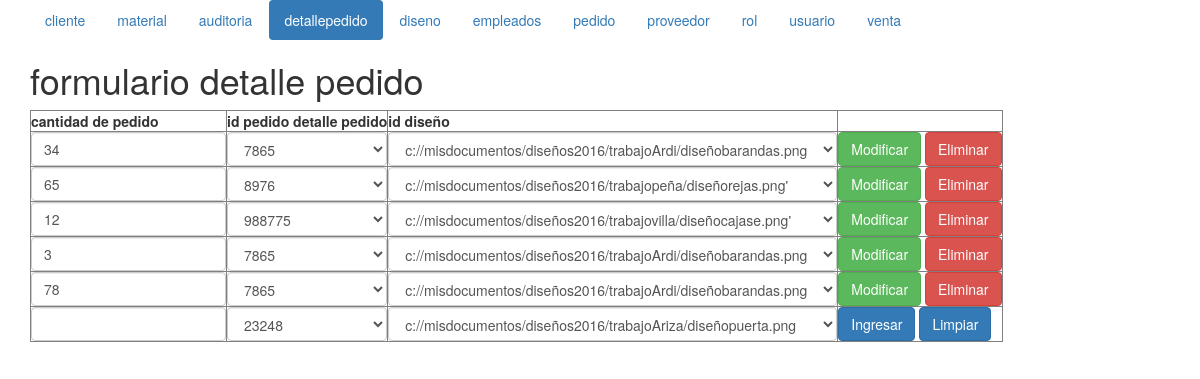
The page /formulariodetallepedido.php (signed in) on the database its author committed.
### tables this page shows
CREATE TABLE `detallepedido` (
  `iddetallepedido` mediumint(4) NOT NULL,
  `cantidaddepedidodetallepedido` smallint(4) NOT NULL,
  `idpedidodetallepedido` mediumint(4) NOT NULL,
  `iddisenodetallepedido` smallint(4) NOT NULL
);

CREATE TABLE `pedido` (
  `idpedido` mediumint(4) NOT NULL,
  `fechapedido` date NOT NULL,
  `valorpedido` mediumint(4) NOT NULL,
  `idclientepedido` mediumint(4) NOT NULL
);

CREATE TABLE `diseno` (
  `iddiseno` smallint(4) NOT NULL,
  `rutadiseno` varchar(60) NOT NULL,
  `idmaterialdiseno` tinyint(4) NOT NULL
);

### detallepedido.php (called while the page is built, shortened)
<?php
class detallepedido{
    private $_conexion;
    private $_paginacion=10;
    function __construct($conexion,$iddetallepedido,$cantidaddepedidodetallepedido,$idpedidodetallepedido,$iddisenodetallepedido){
        $this->_conexion=$conexion;
    }
function listar($pagina){
    if ($pagina<=0){
        $listado = mysqli_query ($this->_conexion,"SELECT * FROM detallepedido ORDER BY iddetallepedido") or
         die(mysqli_error($this->_conexion));
    } else{
$paginacionmax = $pagina * $this->_paginacion;
$paginacionmin=$paginacionmax - $this->_paginacion;
$listado = mysqli_query($this->_conexion,"SELECT * FROM detallepedido ORDER BY iddetallepedido
LIMIT  $paginacionmin,$paginacionmax");
    }
    return $listado;
}
  function getpermiso($idusuario){
         $permiso=mysqli_query($this->_conexion,"SELECT ".static::class."rol AS elpermiso FROM rol WHERE idrol IN(SELECT idrolusuario FROM usuario WHERE idrolusuario=$idusuario)") or die(mysqli_error($this->_conexion));
        $unregistro=mysqli_fetch_array($permiso);
        return $unregistro["elpermiso"];
    }
}
?>

### pedido.php (called while the page is built, shortened)
<?php
class pedido{
    private $_conexion;
    private $_paginacion=10;
    function __construct($conexion,$idpedido,$fechapedido,$valorpedido,$idclientepedido){
        $this->_conexion=$conexion;
    }
function listar($pagina){
    if ($pagina<=0){
        $listado = mysqli_query ($this->_conexion,"SELECT * FROM pedido ORDER BY idpedido") or
         die(mysqli_error($this->_conexion));
    } else{
$paginacionmax = $pagina * $this->_paginacion;
$paginacionmin=$paginacionmax - $this->_paginacion;
$listado = mysqli_query($this->_conexion,"SELECT * FROM pedido ORDER BY idpedido
LIMIT  $paginacionmin,$paginacionmax");
    }
    return $listado;
} function getpermiso($idusuario){
         $permiso=mysqli_query($this->_conexion,"SELECT ".static::class."rol AS elpermiso FROM rol WHERE idrol IN(SELECT idrolusuario FROM usuario WHERE idrolusuario=$idusuario)") or die(mysqli_error($this->_conexion));
        $unregistro=mysqli_fetch_array($permiso);
        return $unregistro["elpermiso"];
    }
}
?>

### diseno.php (called while the page is built, shortened)
<?php
class diseno{
    private $_conexion;
    private $_paginacion=10;
    function __construct($conexion,$iddiseno,$rutadiseno,$idmaterialdiseno){
        $this->_conexion=$conexion;
    }
function listar($pagina){
    if ($pagina<=0){
        $listado = mysqli_query ($this->_conexion,"SELECT * FROM diseno ORDER BY iddiseno") or
         die(mysqli_error($this->_conexion));
    } else{
$paginacionmax = $pagina * $this->_paginacion;
$paginacionmin=$paginacionmax - $this->_paginacion;
$listado = mysqli_query($this->_conexion,"SELECT * FROM diseno ORDER BY iddiseno
LIMIT  $paginacionmin,$paginacionmax");
    }
    return $listado;
}
}
?>

### formulariodetallepedido.php (the view, shortened to what this page needs)
<?php
if (isset($_SESSION['id'])){
    ?>
<!DOCTYPE html>
<html>
    <head>
        <link rel="stylesheet" href="bootstrap.min.css">
    </head>
    <body>
       <div class="container">
        <?php
           include_once("menu.php");
           $pagina = (isset($_GET['pag']))?$_GET['pag']:"1";
        ?>
<header>
<h1> formulario detalle pedido </h1>
</header>
<table border="1">
<tbody>
<tr>
<th scope="col">cantidad de pedido</th>
<th scope="col">id pedido detalle pedido</th>
    <th scope="col">id diseño</th>
<th scope="col"></th>
</tr>
<?php
$objetoconexion = new conexion();
$conexion = $objetoconexion->conectar();
include_once("../modelo/pedido.php");
$objetopedido= new pedido($conexion,0,'fecha','valor','idcliente');
$listapedidos = $objetopedido->listar(0);
include_once("../modelo/diseno.php");
$objetodiseno = new diseno($conexion,0,'ruta','idmaterial');
$listadisenos = $objetodiseno->listar(0);
include_once("../modelo/detallepedido.php");
$objetodetallepedido = new detallepedido($conexion,0,'cantidad','idpedido','iddiseno');
$listadetallepedidos = $objetodetallepedido->listar($pagina);
$permiso = $objetodetallepedido->getpermiso($_SESSION['id']);
if(stripos($permiso,'r')!==false){
while($unregistro = mysqli_fetch_array ($listadetallepedidos)){
    echo '<tr><form id="fmodificardetallepedido"'.$unregistro["iddetallepedido"].' action="../controlador/controladordetallepedido.php"
    method="post">';
    echo '<td><input  class="form-control" type="number" name="fcantidaddepedidodetallepedido" value="'.$unregistro['cantidaddepedidodetallepedido'].'"></td>';
     echo '<td><select name="fidpedidodetallepedido" class="form-control">';
    while($registropedido = mysqli_fetch_array ($listapedidos)){
        echo '<option value="'.$registropedido['idpedido'].'"';
        if($unregistro['idpedidodetallepedido']==$registropedido['idpedido']){
             echo " selected ";
        }
       echo '>'.$registropedido['valorpedido'].'</option>';
    }
     mysqli_data_seek($listapedidos,0);
     echo "</select></td>";
      echo '<td><select name="fiddisenodetallepedido" class="form-control">';
    while($registrodiseno = mysqli_fetch_array ($listadisenos)){
        echo '<option value="'.$registrodiseno['iddiseno'].'"';
        if($unregistro['iddisenodetallepedido']==$registrodiseno['iddiseno']){
             echo " selected ";
        }
       echo '>'.$registrodiseno['rutadiseno'].'</option>';
    }
     mysqli_data_seek($listadisenos,0);
     echo "</select></td>";
    echo '<td><button class="btn btn-success" type="submit" name="fenviar" value="modificar">Modificar</button>
    <button class="btn btn-danger" type="submit" name="fenviar" value="eliminar">Eliminar</button></td>';
    echo '</form> </tr>';
}
    }
?>
<tr><form id="fingresardetallepedido" action="../controlador/controladordetallepedido.php" method="post">
    <td><input type="hidden" name="fiddetallepedido" value="0">
        <input  class="form-control" type="number" name="fcantidaddepedidodetallepedido"></td>
    <td><select name="fidpedidodetallepedido" class="form-control">
    <?php
    while($registropedidodetallepedido = mysqli_fetch_array ($listapedidos)){
        echo '<option value="'.$registropedidodetallepedido['idpedido'].'">'.$registropedidodetallepedido['valorpedido'].'</option>';
    }
    ?>
</select></td>
    <td><select name="fiddisenodetallepedido" class="form-control">
    <?php
    while($registrodisenodetallepedido = mysqli_fetch_array ($listadisenos)){
        echo '<option value="'.$registrodisenodetallepedido['iddiseno'].'">'.$registrodisenodetallepedido['rutadiseno'].'</option>';
    }
    ?>
</select></td>
<td><button class="btn btn-primary" type="submit" name="fenviar" value="ingresar">Ingresar</button>
<button class="btn btn-primary" type="reset" name="fenviar" value="limpiar">Limpiar</button></td>
</form> </tr>
</tbody>
</table>
           </div>
</body>
</html>
<?php
}else{
    header( "location:../index.php");
     }
?>

### rows shown on the page
detallepedido: fcantidaddepedidodetallepedido "34", fidpedidodetallepedido "7865", fiddisenodetallepedido "c://misdocumentos/diseños2016/trabajoArdi/diseñobarandas.png"
detallepedido: fcantidaddepedidodetallepedido "65", fidpedidodetallepedido "8976", fiddisenodetallepedido "c://misdocumentos/diseños2016/trabajopeña/diseñorejas.png'"
detallepedido: fcantidaddepedidodetallepedido "12", fidpedidodetallepedido "988775", fiddisenodetallepedido "c://misdocumentos/diseños2016/trabajovilla/diseñocajase.png'"
detallepedido: fcantidaddepedidodetallepedido "3", fidpedidodetallepedido "7865", fiddisenodetallepedido "c://misdocumentos/diseños2016/trabajoArdi/diseñobarandas.png"
detallepedido: fcantidaddepedidodetallepedido "78", fidpedidodetallepedido "7865", fiddisenodetallepedido "c://misdocumentos/diseños2016/trabajoArdi/diseñobarandas.png"

### other values the page prints
form field fidpedidodetallepedido "23248"
form field fiddisenodetallepedido "c://misdocumentos/diseños2016/trabajoAriza/diseñopuerta.png"
